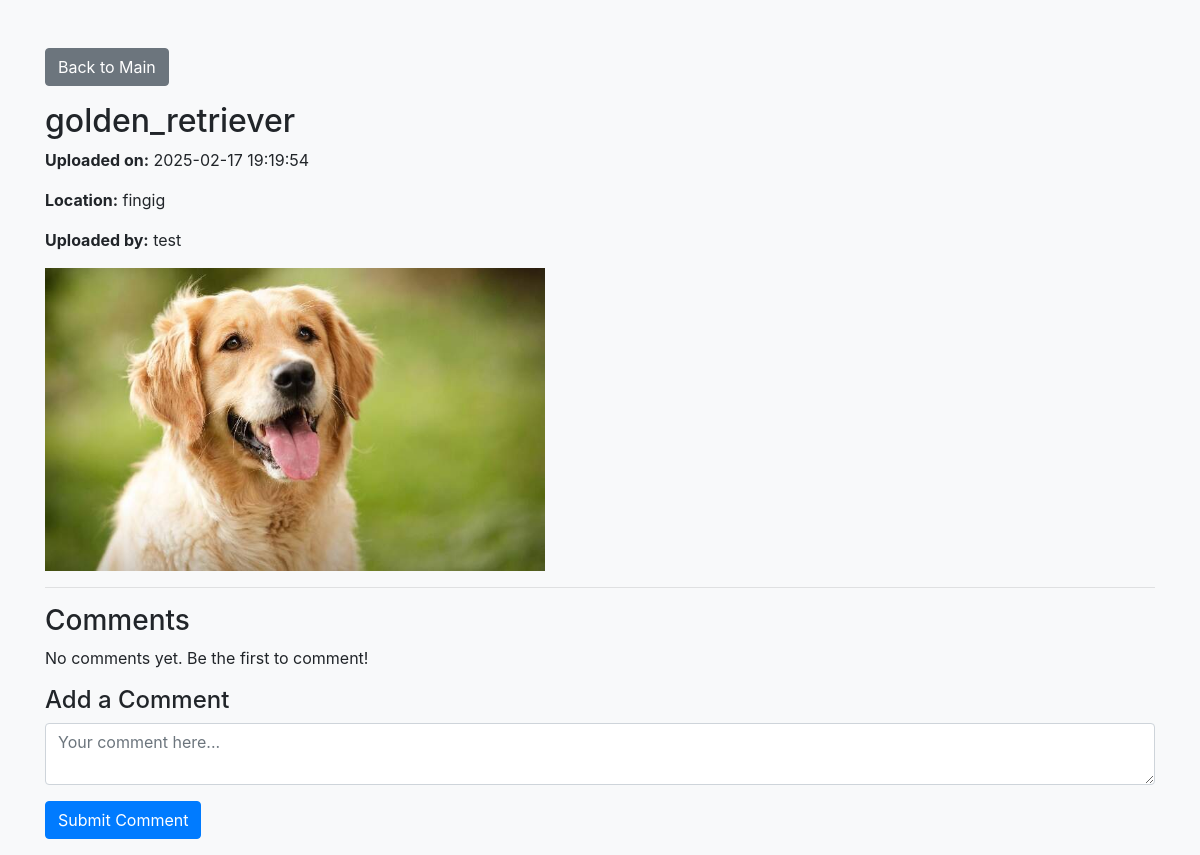
Page /upload/2 (signed in) on the earlier database version.
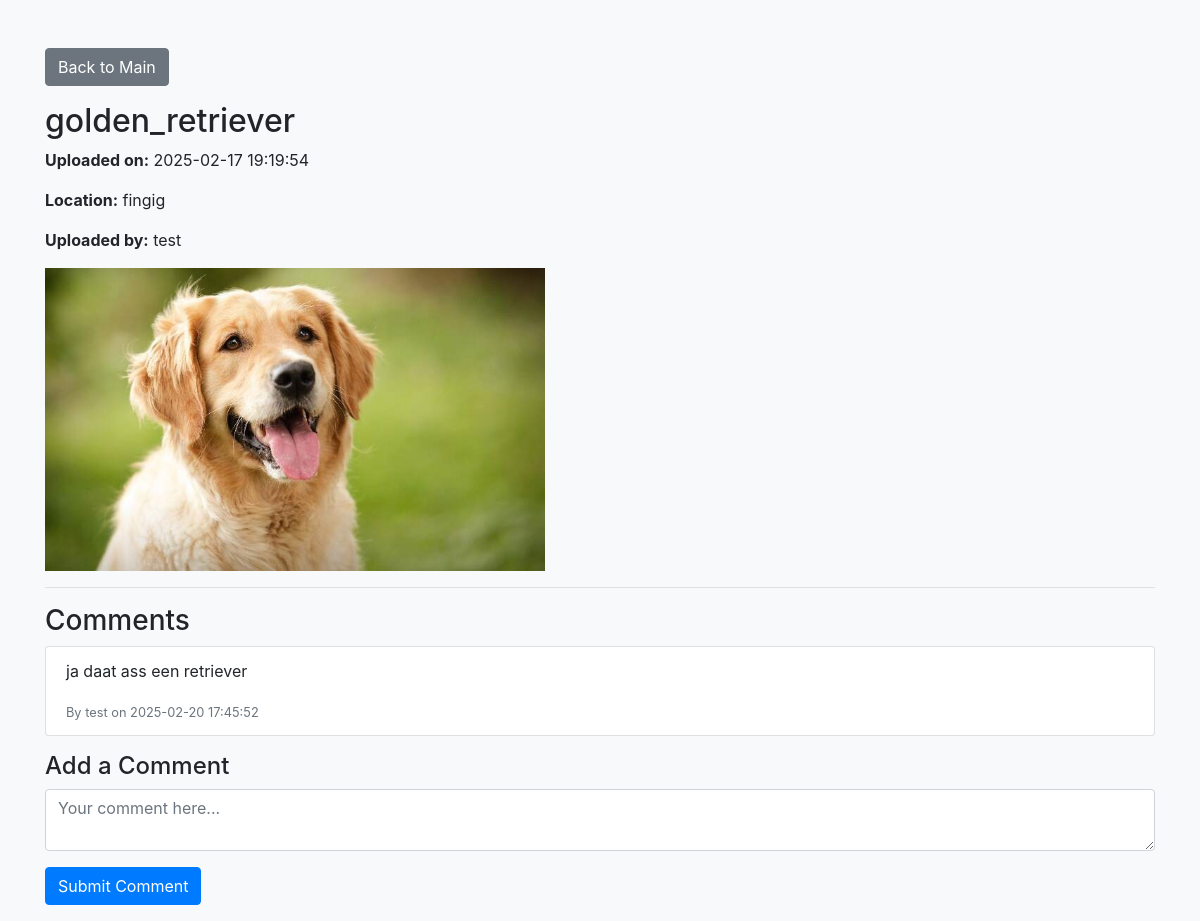
Same page on the later database version.
### app.py (models this page shows, shortened)
class Comment(db.Model):
    id = db.Column(db.Integer, primary_key=True)
    content = db.Column(db.Text, nullable=False)
    timestamp = db.Column(db.DateTime, default=datetime.utcnow)
    user_id = db.Column(db.Integer, db.ForeignKey('user.id'), nullable=False)
    image_result_id = db.Column(db.Integer, db.ForeignKey('image_result.id'), nullable=False)
    user = db.relationship('User', backref='comments')
    image_result = db.relationship('ImageResult', backref='comments')

class User(db.Model, UserMixin):
    id = db.Column(db.Integer, primary_key=True)
    username = db.Column(db.String(150), unique=True, nullable=False)
    password_hash = db.Column(db.String(200), nullable=False)
    points = db.Column(db.Integer, default=0)  # points earned for uploads

### app.py (the view, shortened to what this page needs)
@app.route('/upload/<int:upload_id>', methods=['GET', 'POST'])
@login_required
def upload_detail(upload_id):
    upload = ImageResult.query.get_or_404(upload_id)
    comments = Comment.query.filter_by(image_result_id=upload_id).order_by(Comment.timestamp.asc()).all()
    return render_template('upload_detail.html', upload=upload, comments=comments)

### app.py (called while the page is built)
@login_manager.user_loader
def load_user(user_id):
    return User.query.get(int(user_id))

### templates/upload_detail.html (shortened to what this page needs)
<!doctype html>
<html lang="en">
<head>
  <link rel="stylesheet" href="https://stackpath.bootstrapcdn.com/bootstrap/4.5.2/css/bootstrap.min.css">
</head>
<body class="bg-light">
  <div class="container mt-5">
    <a href="{{ url_for('main') }}" class="btn btn-secondary mb-3">Back to Main</a>
    <h2>{{ upload.label }}</h2>
    <p><strong>Uploaded on:</strong> {{ upload.upload_time.strftime('%Y-%m-%d %H:%M:%S') }}</p>
    {% if upload.location %}
      <p><strong>Location:</strong> {{ upload.location }}</p>
    {% endif %}
    <p><strong>Uploaded by:</strong> {{ upload.user.username }}</p>
    <img src="{{ url_for('static', filename='uploads/' + upload.filename) }}" alt="Image" class="img-fluid" style="max-width:500px;">
    <hr>
    <h3>Comments</h3>
    {% if comments %}
      <ul class="list-group mb-3">
        {% for comment in comments %}
          <li class="list-group-item">
            <p>{{ comment.content }}</p>
            <small class="text-muted">By {{ comment.user.username }} on {{ comment.timestamp.strftime('%Y-%m-%d %H:%M:%S') }}</small>
          </li>
        {% endfor %}
      </ul>
    {% else %}
      <p>No comments yet. Be the first to comment!</p>
    {% endif %}
    <h4>Add a Comment</h4>
    <form method="post" class="mb-3">
      <div class="form-group">
        <textarea name="content" class="form-control" placeholder="Your comment here..." required></textarea>
      </div>
      <button type="submit" class="btn btn-primary">Submit Comment</button>
    </form>
  </div>
</body>
</html>

Differences in the rows shown:
added Comment: content "ja daat ass een retriever", user.username "test", timestamp "2025-02-20 17:45:52"
Other differences:
text no longer shown: "No comments yet. Be the first to comment!"
